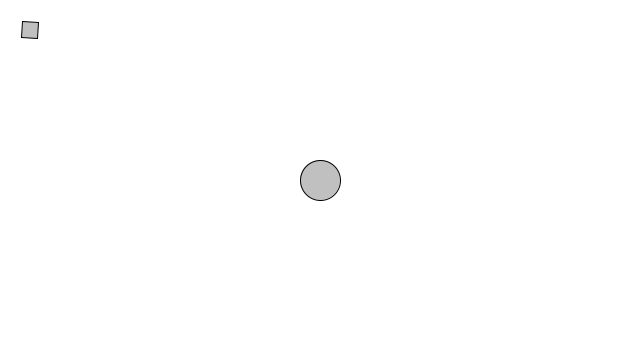
Frame 1 (no input)
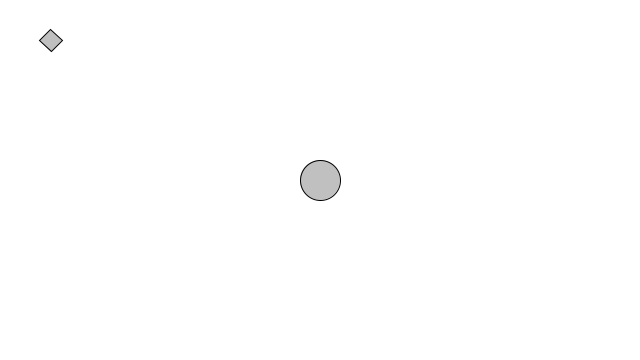
Frame 60 (the mouse pressed at the canvas centre just before this capture)
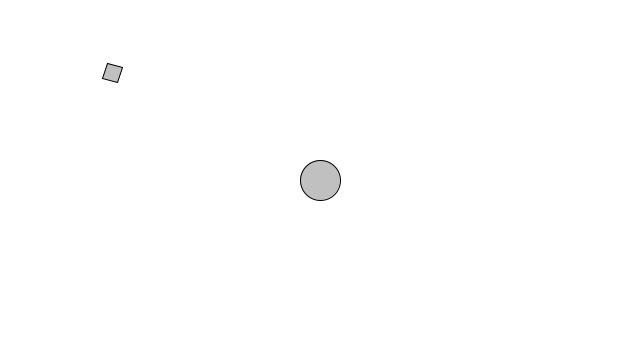
Frame 120 (the mouse held since frame 60 and released just before this capture)

The Processing sketch that drew these frames (run headless with seeded random() and noise(); from frame 60 on, the mouse is pressed at the canvas centre):

// Processing sketch: sketch_150221b
// ── sketch_150221b.pde
class Mover {
  PVector location;
  PVector velocity;
  PVector acceleration;
  float mass;
  
  float angle = 0;
  float aVelocity = 0;
  float aAcceleration = 0.1;
  
  Mover() {
    mass = 1;
    location = new PVector(30,30);
    velocity = new PVector(0,0);
    acceleration = new PVector(0,0);
  }

  void applyForce(PVector force) {
    PVector  f= PVector.div(force, mass);
    acceleration.add(f);
  }
  
  void update(){
    velocity.add(acceleration);
    location.add(velocity);
    
    aVelocity += aAcceleration;
    angle += aVelocity;
    
    acceleration.mult(0);
  }
  
  void display () {
    stroke(0);
    fill(175,200);
    rectMode(CENTER);
    pushMatrix();
    
    translate(location.x, location.y);
    rotate(angle);
    rect(0,0,mass*16, mass*16);
    popMatrix();
  }
}

class Attractor {
  float mass;
  PVector location;
  float G;
  
  Attractor() {
    location = new PVector(width/2, height/2);
    mass = 20;
    G = 0.4;
  }
  
  PVector attract(Mover m) {
    PVector force = PVector.sub(location, m.location);
    float distance = force.mag();
    distance = constrain(distance, 5.0, 25.0);
    force.normalize();
    float strength = (G* mass * m.mass) / (distance * distance);
    force.mult(strength);
    return force;
  }
  
  void display() {
    stroke(0);
    fill(175, 200);
    ellipse(location.x, location.y, mass*2, mass*2);
  }
}

Mover m;
Attractor a;

void setup () {
  size(640, 360);
  m = new Mover();
  a = new Attractor();
}

void draw(){
  background(255);
  
  PVector force = a.attract(m);
  m.applyForce(force);
  m.update();
  
  a.display();
  m.display();
}
